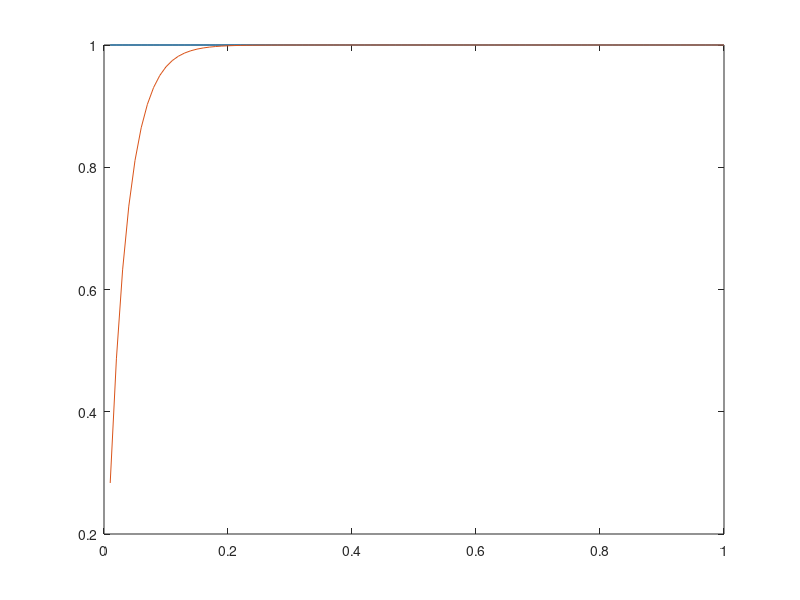

This chart was generated by the following MATLAB code:

row = 100;
col = 100;
inp = ones(row,col);
out = zeros(row,col);

for ii=1:row
    for jj=1:col
        inp(ii,jj) = ii;
    end
end

for ii=1:row
    for jj=1:col
        out(ii,jj)=(1-exp(-0.01*jj/0.03))*inp(ii);
    end
end

plot([0.01:0.01:col*0.01],inp(1,:),[0.01:0.01:col*0.01],out(1,:));